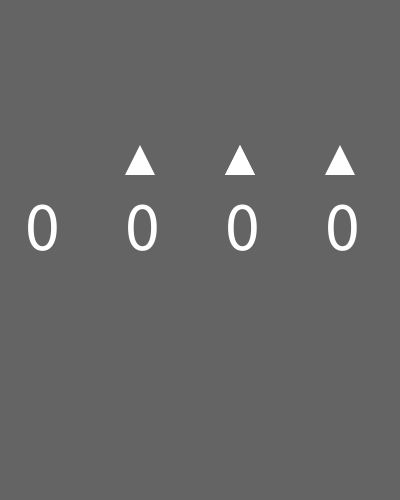
Frame 1 (no input)
Frame 60 (the mouse pressed at the canvas centre just before this capture): identical to frame 1, image omitted
Frame 120 (the mouse held since frame 60 and released just before this capture): identical to frame 1, image omitted

The Processing sketch that drew this single still picture (run headless with seeded random() and noise(); from frame 60 on, the mouse is pressed at the canvas centre):

// Processing sketch: Computer_code_mock_up
// ── Computer_code_mock_up.pde
int number1= 0;
int number2 = 0;
int number3= 0 ;
int number4 = 0;
int y1= 145;
int y2 = 175;
int y3 = 175;



void setup() {
  size(400, 500);
}

void draw() {
  background(100);
  
  if ( mouseX > 28 && mouseX < 55 && mouseY > 145 && mouseY < 175) {
    if (mousePressed == true) {
      number1++;
      
     if( number1==10){
       number1 = 0;
     }
    }
  }


  println(number1);
  noStroke();
  triangle(140, y1, 155, y2, 125, y3);
  triangle(240, y1, 255, y2, 225, y3);
  triangle(240, y1, 255, y2, 225, y3);
  triangle(340, y1, 355, y2, 325, y3);

  textSize(70);
  text(number1, 25, 250);
  text(number2, 125, 250);
  text(number3, 225, 250);
  text(number4, 325, 250);
}
